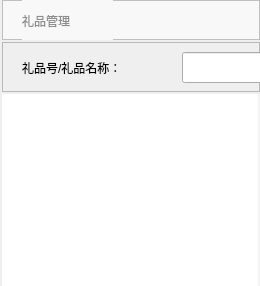
             <widget class="QWidget" name="page_14">
              <property name="styleSheet">
               <string notr="true">QFrame{
font: 9pt &quot;微软雅黑&quot;;
background-color:rgb(255, 255, 255)
}
QLabel{
color:rgb(65, 65, 65)
}
QLineEdit {
    border-width: 1px;
    border-style: solid;
    border-radius: 4px;
	border-color:rgb(199, 199, 199);
	background-color:rgb(255, 255, 255);
	font: 10pt &quot;微软雅黑&quot;

}
QComboBox {
    border-width: 1px;
    border-style: solid;
    border-radius: 4px;
	border-color:rgb(199, 199, 199);
	background-color:rgb(255, 255, 255);
	font: 10pt &quot;微软雅黑&quot;;
}；



</string>
              </property>
              <layout class="QHBoxLayout" name="horizontalLayout_19">
               <property name="spacing">
                <number>0</number>
               </property>
               <property name="leftMargin">
                <number>0</number>
               </property>
               <property name="topMargin">
                <number>0</number>
               </property>
               <property name="rightMargin">
                <number>0</number>
               </property>
               <property name="bottomMargin">
                <number>0</number>
               </property>
               <item>
                <layout class="QVBoxLayout" name="verticalLayout_70">
                 <property name="spacing">
                  <number>2</number>
                 </property>
                 <property name="leftMargin">
                  <number>2</number>
                 </property>
                 <item>
                  <widget class="QFrame" name="frame_68">
                   <property name="minimumSize">
                    <size>
                     <width>0</width>
                     <height>40</height>
                    </size>
                   </property>
                   <property name="maximumSize">
                    <size>
                     <width>16777215</width>
                     <height>40</height>
                    </size>
                   </property>
                   <property name="styleSheet">
                    <string notr="true">background-color:rgb(248, 248, 248)</string>
                   </property>
                   <property name="frameShape">
                    <enum>QFrame::StyledPanel</enum>
                   </property>
                   <property name="frameShadow">
                    <enum>QFrame::Raised</enum>
                   </property>
                   <widget class="QLabel" name="label_115">
                    <property name="geometry">
                     <rect>
                      <x>20</x>
                      <y>0</y>
                      <width>91</width>
                      <height>41</height>
                     </rect>
                    </property>
                    <property name="styleSheet">
                     <string notr="true">color:rgb(140, 140, 140)</string>
                    </property>
                    <property name="text">
                     <string>礼品管理</string>
                    </property>
                   </widget>
                  </widget>
                 </item>
                 <item>
                  <widget class="QFrame" name="frame_44">
                   <property name="minimumSize">
                    <size>
                     <width>0</width>
                     <height>50</height>
                    </size>
                   </property>
                   <property name="maximumSize">
                    <size>
                     <width>16777215</width>
                     <height>50</height>
                    </size>
                   </property>
                   <property name="frameShape">
                    <enum>QFrame::StyledPanel</enum>
                   </property>
                   <property name="frameShadow">
                    <enum>QFrame::Raised</enum>
                   </property>
                   <widget class="QLabel" name="label_73">
                    <property name="geometry">
                     <rect>
                      <x>20</x>
                      <y>10</y>
                      <width>171</width>
                      <height>31</height>
                     </rect>
                    </property>
                    <property name="styleSheet">
                     <string notr="true">font: 12pt &quot;微软雅黑&quot;;</string>
                    </property>
                    <property name="text">
                     <string>礼品号/礼品名称：</string>
                    </property>
                   </widget>
                   <widget class="QLineEdit" name="lineEdit_46">
                    <property name="geometry">
                     <rect>
                      <x>180</x>
                      <y>10</y>
                      <width>201</width>
                      <height>31</height>
                     </rect>
                    </property>
                    <property name="styleSheet">
                     <string notr="true"/>
                    </property>
                    <property name="cursorMoveStyle">
                     <enum>Qt::LogicalMoveStyle</enum>
                    </property>
                    <property name="clearButtonEnabled">
                     <bool>false</bool>
                    </property>
                   </widget>
                   <widget class="QPushButton" name="pushButton_37">
                    <property name="geometry">
                     <rect>
                      <x>400</x>
                      <y>10</y>
                      <width>61</width>
                      <height>28</height>
                     </rect>
                    </property>
                    <property name="styleSheet">
                     <string notr="true">QPushButton{
background-color:rgb(0, 170, 255);
border:none;
font: bold 9pt &quot;微软雅黑&quot;;
color:rgb(255,255,255);
border-radius: 5px;
}
QPushButton::hover{
background-color:rgb(0, 150, 225);
}
QPushButton::pressed{
background-color:rgb(0, 150, 225);
}</string>
                    </property>
                    <property name="text">
                     <string>查询</string>
                    </property>
                   </widget>
                   <widget class="QPushButton" name="pushButton_73">
                    <property name="geometry">
                     <rect>
                      <x>560</x>
                      <y>10</y>
                      <width>61</width>
                      <height>28</height>
                     </rect>
                    </property>
                    <property name="styleSheet">
                     <string notr="true">QPushButton{
background-color:rgb(0, 170, 255);
border:none;
font: bold 9pt &quot;微软雅黑&quot;;
color:rgb(255,255,255);
border-radius: 5px;
}
QPushButton::hover{
background-color:rgb(0, 150, 225);
}
QPushButton::pressed{
background-color:rgb(0, 150, 225);
}</string>
                    </property>
                    <property name="text">
                     <string>添加</string>
                    </property>
                    <property name="checkable">
                     <bool>true</bool>
                    </property>
                    <attribute name="buttonGroup">
                     <string notr="true">buttonGroup_2</string>
                    </attribute>
                   </widget>
                   <widget class="QPushButton" name="pushButton_74">
                    <property name="geometry">
                     <rect>
                      <x>800</x>
                      <y>10</y>
                      <width>81</width>
                      <height>28</height>
                     </rect>
                    </property>
                    <property name="styleSheet">
                     <string notr="true">QPushButton{
background-color:rgb(0, 170, 255);
border:none;
font: bold 9pt &quot;微软雅黑&quot;;
color:rgb(255,255,255);
border-radius: 5px;
}
QPushButton::hover{
background-color:rgb(0, 150, 225);
}
QPushButton::pressed{
background-color:rgb(0, 150, 225);
}</string>
                    </property>
                    <property name="text">
                     <string>提交修改</string>
                    </property>
                    <property name="checkable">
                     <bool>true</bool>
                    </property>
                    <attribute name="buttonGroup">
                     <string notr="true">buttonGroup_2</string>
                    </attribute>
                   </widget>
                   <widget class="QPushButton" name="pushButton_75">
                    <property name="geometry">
                     <rect>
                      <x>730</x>
                      <y>10</y>
                      <width>61</width>
                      <height>28</height>
                     </rect>
                    </property>
                    <property name="styleSheet">
                     <string notr="true">QPushButton{
background-color:rgb(0, 170, 255);
border:none;
font: bold 9pt &quot;微软雅黑&quot;;
color:rgb(255,255,255);
border-radius: 5px;
}
QPushButton::hover{
background-color:rgb(0, 150, 225);
}
QPushButton::pressed{
background-color:rgb(0, 150, 225);
}</string>
                    </property>
                    <property name="text">
                     <string>修改</string>
                    </property>
                    <property name="checkable">
                     <bool>true</bool>
                    </property>
                    <attribute name="buttonGroup">
                     <string notr="true">buttonGroup_2</string>
                    </attribute>
                   </widget>
                   <widget class="QPushButton" name="pushButton_88">
                    <property name="geometry">
                     <rect>
                      <x>630</x>
                      <y>10</y>
                      <width>61</width>
                      <height>28</height>
                     </rect>
                    </property>
                    <property name="styleSheet">
                     <string notr="true">QPushButton{
background-color:rgb(0, 170, 255);
border:none;
font: bold 9pt &quot;微软雅黑&quot;;
color:rgb(255,255,255);
border-radius: 5px;
}
QPushButton::hover{
background-color:rgb(0, 150, 225);
}
QPushButton::pressed{
background-color:rgb(0, 150, 225);
}</string>
                    </property>
                    <property name="text">
                     <string>删除</string>
                    </property>
                    <property name="checkable">
                     <bool>true</bool>
                    </property>
                   </widget>
                  </widget>
                 </item>
                 <item>
                  <widget class="QFrame" name="frame_45">
                   <property name="styleSheet">
                    <string notr="true">border: 0px solid black ;
background-color:rgb(244,244,244)</string>
                   </property>
                   <property name="frameShape">
                    <enum>QFrame::StyledPanel</enum>
                   </property>
                   <property name="frameShadow">
                    <enum>QFrame::Raised</enum>
                   </property>
                   <layout class="QHBoxLayout" name="horizontalLayout_20">
                    <property name="spacing">
                     <number>2</number>
                    </property>
                    <property name="leftMargin">
                     <number>0</number>
                    </property>
                    <property name="topMargin">
                     <number>0</number>
                    </property>
                    <property name="rightMargin">
                     <number>0</number>
                    </property>
                    <property name="bottomMargin">
                     <number>0</number>
                    </property>
                    <item>
                     <widget class="QTableView" name="tableView_11">
                      <property name="styleSheet">
                       <string notr="true">QHeaderView::section {
    color: white;
    background-color: rgb(250, 250, 250);
    border: 5px solid rgb(250, 250, 250);
    border-radius:0px;
    border-color: rgb(250, 250, 250);
    font:12pt &quot;微软雅黑&quot;;
	color:rgb(150, 150, 150)
} 
QTableView{
	border:none;
	background-color:rgb(255,255,255);

}


</string>
                      </property>
                      <property name="editTriggers">
                       <set>QAbstractItemView::NoEditTriggers</set>
                      </property>
                      <property name="alternatingRowColors">
                       <bool>true</bool>
                      </property>
                      <property name="selectionMode">
                       <enum>QAbstractItemView::SingleSelection</enum>
                      </property>
                      <property name="selectionBehavior">
                       <enum>QAbstractItemView::SelectRows</enum>
                      </property>
                     </widget>
                    </item>
                    <item>
                     <widget class="QFrame" name="frame_46">
                      <property name="minimumSize">
                       <size>
                        <width>0</width>
                        <height>0</height>
                       </size>
                      </property>
                      <property name="styleSheet">
                       <string notr="true"/>
                      </property>
                      <property name="frameShape">
                       <enum>QFrame::StyledPanel</enum>
                      </property>
                      <property name="frameShadow">
                       <enum>QFrame::Raised</enum>
                      </property>
                      <layout class="QVBoxLayout" name="verticalLayout_44">
                       <property name="spacing">
                        <number>0</number>
                       </property>
                       <property name="leftMargin">
                        <number>0</number>
                       </property>
                       <property name="topMargin">
                        <number>0</number>
                       </property>
                       <property name="rightMargin">
                        <number>0</number>
                       </property>
                       <property name="bottomMargin">
                        <number>0</number>
                       </property>
                       <item>
                        <layout class="QVBoxLayout" name="verticalLayout_45" stretch="2">
                         <property name="spacing">
                          <number>2</number>
                         </property>
                         <item>
                          <widget class="QFrame" name="frame_47">
                           <property name="styleSheet">
                            <string notr="true">QFrame{background-color:rgb(255,255,255)}
QComboBox {
    border-width: 1px;
    border-style: solid;
    border-radius: 4px;
	border-color:rgb(199, 199, 199);
	background-color:rgb(255, 255, 255);
	font: 10pt &quot;微软雅黑&quot;;
};
</string>
                           </property>
                           <property name="frameShape">
                            <enum>QFrame::StyledPanel</enum>
                           </property>
                           <property name="frameShadow">
                            <enum>QFrame::Raised</enum>
                           </property>
                           <widget class="QPushButton" name="pushButton_38">
                            <property name="geometry">
                             <rect>
                              <x>160</x>
                              <y>30</y>
                              <width>91</width>
                              <height>41</height>
                             </rect>
                            </property>
                            <property name="styleSheet">
                             <string notr="true">QPushButton{
background-color:rgb(0, 170, 255);
border:none;
font: bold 10pt &quot;微软雅黑&quot;;
color:rgb(255,255,255);
border-radius: 5px;
}

QPushButton::hover{
background-color:rgb(0, 150, 225);
}
QPushButton::pressed{
background-color:rgb(0, 150, 225);
}</string>
                            </property>
                            <property name="text">
                             <string>结算</string>
                            </property>
                           </widget>
                          </widget>
                         </item>
                        </layout>
                       </item>
                      </layout>
                     </widget>
                    </item>
                   </layout>
                  </widget>
                 </item>
                </layout>
               </item>
              </layout>
             </widget>
